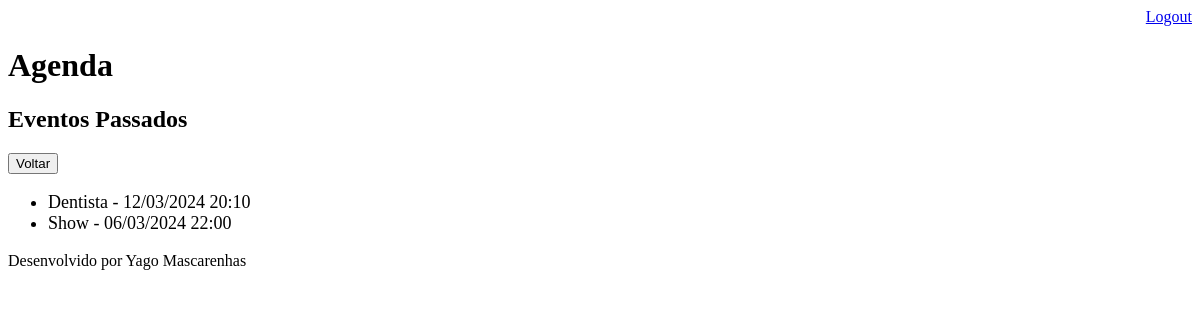
The page /agenda/historico/ (signed in) on the database as committed earlier.
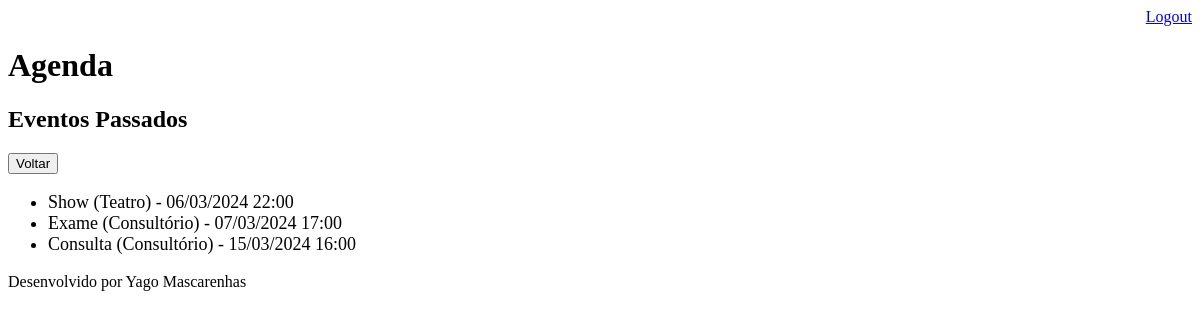
The same page on the database as committed later.
### core/models.py (models this page shows, shortened)
class Evento(models.Model):
    titulo = models.CharField(max_length=100)
    descricao = models.TextField(blank=True, null=True)
    data_evento = models.DateTimeField(verbose_name="Data do Evento")
    data_criacao = models.DateTimeField(verbose_name="Data de Criação", auto_now=True)
    local = models.TextField(blank=True, null=True)
    usuario = models.ForeignKey(User, on_delete=models.CASCADE)
    class Meta:
        db_table = 'evento'
    def get_data_evento(self):
        return self.data_evento.strftime("%d/%m/%Y %H:%M")

### core/views.py (the view)
# urls.py: path("agenda/historico/", views.historico),
@login_required(login_url="/login/")
def historico(request):
    usuario = request.user
    evento = Evento.objects.filter(usuario=usuario, data_evento__lt=datetime.now())
    dados = {"eventos": evento}
    return render(request, "historico.html", dados)

### templates/historico.html
{% extends "model-page.html" %}
{% block content %}
    <h2>Eventos Passados</h2>
    <a href="/">
        <button type="button">Voltar</button>
    </a>
    <ul style="font-size:18px">
        {% for evento in eventos %}
            {% if evento.local is None %}
                <li>
                    {{ evento.titulo }} - {{ evento.get_data_evento }}
                </li>
            {% else %}
                <li>
                    {{ evento.titulo }} ({{ evento.local }}) - {{ evento.get_data_evento }}
                </li>
            {% endif %}
        {% endfor %}
    </ul>
{% endblock %}

### templates/model-page.html
<!DOCTYPE html>
<html lang="en">
<head>
    {% include "model-header.html" %}
</head>
<body>
    {% block content %} {% endblock %}
    {% include "model-footer.html" %}
</body>
</html>

### templates/model-header.html (shortened to what this page needs)
<div style="text-align: right">
    <a href="/logout">Logout</a>
</div>
<h1>Agenda</h1>

### templates/model-footer.html
<p>Desenvolvido por Yago Mascarenhas</p>

Rows that differ between the two databases and show on the page:
removed Evento: titulo "Dentista", get_data_evento "12/03/2024 20:10"
changed Evento "Show": local (not shown) → "Teatro"; local "-" → "( ) -"
added Evento: titulo "Exame", local "Consultório", get_data_evento "07/03/2024 17:00"
added Evento: titulo "Consulta", local "Consultório", get_data_evento "15/03/2024 16:00"
